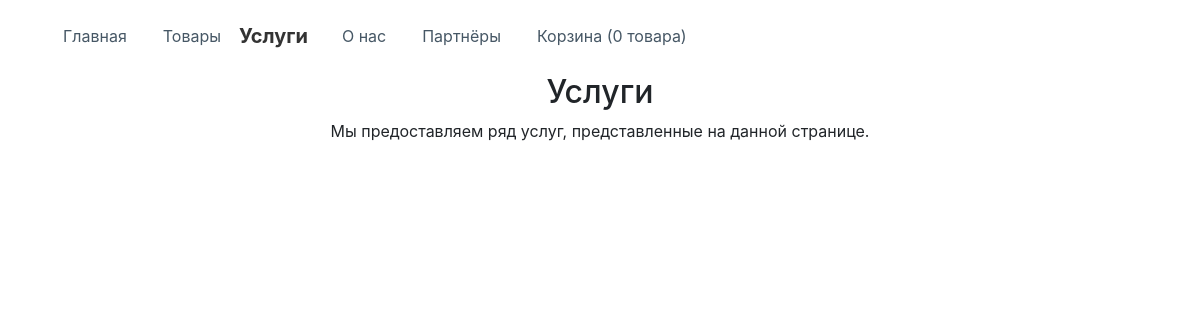
Before: /servicePage.php with the older database file.
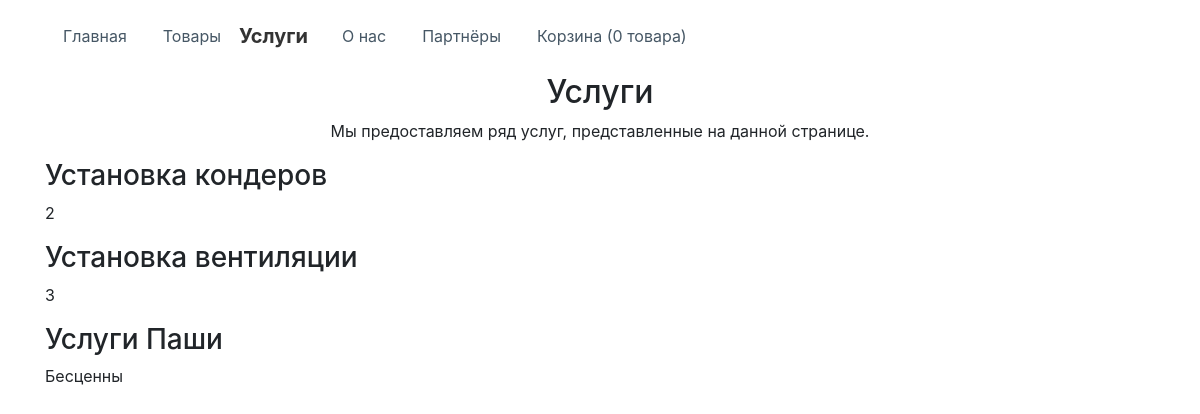
After: the same page with the newer database file.
### tables this page shows
CREATE TABLE "Services" (
	"id"	INTEGER PRIMARY KEY AUTOINCREMENT,
	"title"	TEXT,
	"description"	TEXT,
	"nameImg"	TEXT
);

### mainHeader.php (called while the page is built, shortened)
<?php
  require_once('PageGenerator.php');
  function drawHeader($currentPage)
  {
    setHeader(array(new HeaderItem("mainH", "index.php", "Главная"), new HeaderItem("goodH", "goodsPage.php", "Товары"), new HeaderItem("serviceH", "servicePage.php", "Услуги"),
      new HeaderItem("aboutH", "about.php", "О нас"), new HeaderItem("partsH", "partners.php", "Партнёры"),
      new HeaderItem("cartH", "", "", "openCart()")), $currentPage, true);
  }
?>

### servicePage.php (the view, shortened to what this page needs)
  <body>
    <?php
      include_once 'mainHeader.php';
      inicializeHead();
      drawHeader("serviceH");
    ?>
    <div>
        <div class="container" id="Cont0">
            <div class="row">
                <div class="col-md-6"></div>
                <div class="col-md-6"></div>
            </div>
        </div>
    </div>
      <div class="projects-horizontal">
          <div class="container">
              <div class="intro">
                  <h2 class="text-center">Услуги</h2>
                  <p class="text-center">Мы предоставляем ряд услуг, представленные на данной странице.</p>
              </div>
              <?php
                $db = new SQLite3('resources/data.sqlite');
                $res = $db->query("SELECT * FROM Services");
                echo "<div class='row projects'><div class='col-sm-6 item'>";
                while ($row = $res->fetchArray()) {
                    $name = $row['title'];
                    $desc = $row['description'];
                    echo "<div class='row'><div class='col'>";
                    echo "<h3 class='name'>$name</h3>";
                    echo "<p class='description'>$desc</p></div></div>";
                }
                echo "</div></div>"
              ?>
          </div>
      </div>
  </body>
</html>

### PageGenerator.php (shortened to what this page needs)
<?php
  $styles = array();
  function addStylesArray($_styles) { global $styles; $styles = array_merge((array)$styles, (array)$_styles); }
  class HeaderItem {
    private $id;
    private $link;
    private $text;
    private $script;
    function __construct($id, $link, $text, $script = "")
    {
       $this->id = $id; $this->link = $link;
       $this->text = $text; $this->script = $script;
    }
    function getID() { return $this->id; }
    function getLink() { return $this->link; }
    function getText() { return $this->text; }
    function getScript() { return $this->script; }
  }
  function setHeader(array $items, $currentPage = "mainH", $draw = false)
  {
    $header = "
    <div><nav class='navbar navbar-light navbar-expand-md navigation-clean-button'><div class='container'>
    <div class='collapse navbar-collapse' id='navcol-1'><ul class='nav navbar-nav mr-auto'>";
    for($i = 0; $i < count($items); $i++)
    {
      $h = $items[$i];
      if($h->getID() == $currentPage) $clas = "navbar-brand";
      else $clas = "nav-link";
      $header = $header . "<li class='nav-item' role='presentation'>
      <a id='" . $h->getID() . "' class='" . $clas . "' href='" . $h->getLink() . "' onclick='" . $h->getScript() . "'>"
       . $h->getText() . "</a></li>";
    }
    $header = $header . "</ul></div></div></nav></div>";
    if($draw) echo $header;
  }
  function inicializeHead()
  {
    global $title, $styles;
    echo "<!DOCTYPE html><html lang='ru' dir='ltr'><head><meta charset='utf-8'>";
    for ($i = 0; $i < count($styles); $i++){$s = $styles[$i];echo "<link rel='stylesheet' href=$s>"; }
    echo "</head>";
  }
 ?>

### style/navigation.css (style rules this page uses)
.navigation-clean-button { background:#fff; padding-top:.75rem; padding-bottom:.75rem; color:#333; border-radius:0; box-shadow:none; border:none; margin-bottom:0; }
@media (min-width:768px) { .navigation-clean-button { padding-top:1rem; padding-bottom:1rem; } }
.navigation-clean-button .navbar-brand { font-weight:bold;color:inherit; }
.navigation-clean-button .navbar-collapse, .navigation-clean-button .form-inline { border-top-color:#ddd; }
.navigation-clean-button.navbar .navbar-nav .nav-link { padding-left:18px; padding-right:18px; }
.navigation-clean-button.navbar-light .navbar-nav .nav-link { color:#465765; }
.navbar-nav { display:-ms-flexbox; display:flex; -ms-flex-direction:column; flex-direction:column; padding-left:0; margin-bottom:0; list-style:none; }
.nav { display:-ms-flexbox; display:flex; -ms-flex-wrap:wrap; flex-wrap:wrap; padding-left:0; margin-bottom:0; list-style:none; }

Changed rows visible on the page:
added services: title "Установка кондеров", description "2"
added services: title "Установка вентиляции", description "3"
added services: title "Услуги Паши", description "Бесценны"
